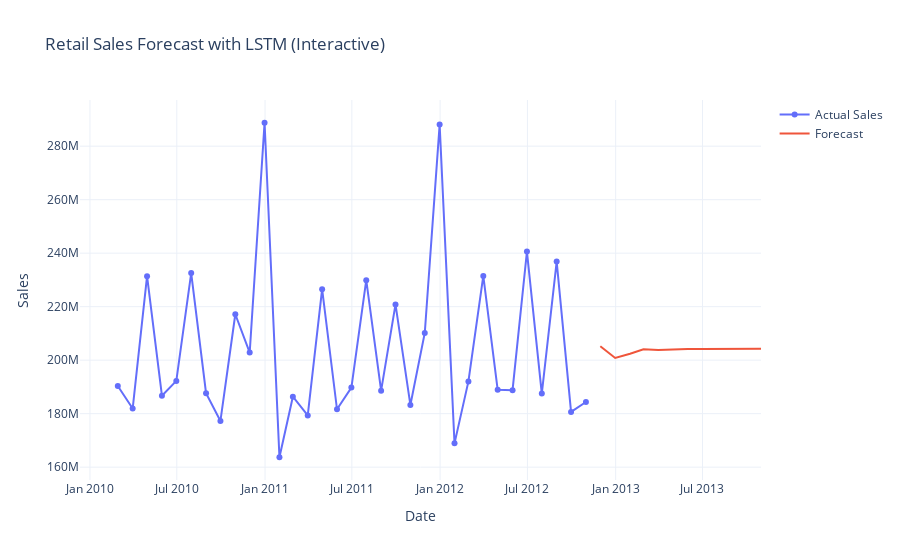

The notebook cell saved with this chart:
### Code cell
import pandas as pd
import numpy as np
import plotly.graph_objs as go
from sklearn.preprocessing import MinMaxScaler
from tensorflow.keras.models import Sequential
from tensorflow.keras.layers import LSTM, Dense

# Load and prepare data
df = pd.read_csv("data/train.csv", parse_dates=["Date"])
df = df.groupby("Date")["Weekly_Sales"].sum().reset_index()
df = df.set_index("Date").resample("M").sum().fillna(method="ffill")

# Normalize data
scaler = MinMaxScaler(feature_range=(0, 1))
scaled_data = scaler.fit_transform(df.values)

# Create sequences for LSTM
def create_dataset(dataset, look_back=1):
    X, Y = [], []
    for i in range(len(dataset) - look_back):
        X.append(dataset[i:(i+look_back), 0])
        Y.append(dataset[i + look_back, 0])
    return np.array(X), np.array(Y)

look_back = 3  # Using 3 months to predict next month
X, y = create_dataset(scaled_data, look_back)

# Reshape input to be [samples, time steps, features]
X = X.reshape((X.shape[0], X.shape[1], 1))

# Build LSTM model
model = Sequential()
model.add(LSTM(50, activation='relu', input_shape=(look_back, 1)))
model.add(Dense(1))
model.compile(optimizer='adam', loss='mse')

# Fit model
model.fit(X, y, epochs=100, verbose=0)

# Predict the next 12 months
predictions = []
last_sequence = scaled_data[-look_back:].reshape(1, look_back, 1)

for _ in range(12):
    pred = model.predict(last_sequence)[0,0]
    predictions.append(pred)
    last_sequence = np.append(last_sequence[:,1:,:], [[[pred]]], axis=1)

# Inverse transform predictions
predictions = scaler.inverse_transform(np.array(predictions).reshape(-1,1))

# Prepare forecast dataframe
forecast_index = pd.date_range(start=df.index[-1] + pd.offsets.MonthEnd(1), periods=12, freq='M')
forecast = pd.DataFrame({'ds': forecast_index, 'yhat': predictions.flatten()})

# Prepare actual data for plotting
actual = df.reset_index()
actual.columns = ['ds', 'y']

# Plotly interactive plot
fig = go.Figure()

fig.add_trace(go.Scatter(x=actual['ds'], y=actual['y'], mode='lines+markers', name='Actual Sales'))
fig.add_trace(go.Scatter(x=forecast['ds'], y=forecast['yhat'], mode='lines', name='Forecast'))

fig.update_layout(
    title='Retail Sales Forecast with LSTM (Interactive)',
    xaxis_title='Date',
    yaxis_title='Sales',
    hovermode='x unified',
    template='plotly_white'
)

fig.show()

### Figure 1 — Plotly figure (JSON) as saved in the notebook; plotly's stock layout.template omitted (floating-point values rounded to 4 significant figures)
{"data": [{"mode": "lines+markers", "name": "Actual Sales", "type": "scatter", "x": ["2010-02-28T00:00:00.000000000", "2010-03-31T00:00:00.000000000", "2010-04-30T00:00:00.000000000", "2010-05-31T00:00:00.000000000", "2010-06-30T00:00:00.000000000", "2010-07-31T00:00:00.000000000", "2010-08-31T00:00:00.000000000", "2010-09-30T00:00:00.000000000", "2010-10-31T00:00:00.000000000", "2010-11-30T00:00:00.000000000", "2010-12-31T00:00:00.000000000", "2011-01-31T00:00:00.000000000", "2011-02-28T00:00:00.000000000", "2011-03-31T00:00:00.000000000", "2011-04-30T00:00:00.000000000", "2011-05-31T00:00:00.000000000", "2011-06-30T00:00:00.000000000", "2011-07-31T00:00:00.000000000", "2011-08-31T00:00:00.000000000", "2011-09-30T00:00:00.000000000", "2011-10-31T00:00:00.000000000", "2011-11-30T00:00:00.000000000", "2011-12-31T00:00:00.000000000", "2012-01-31T00:00:00.000000000", "2012-02-29T00:00:00.000000000", "2012-03-31T00:00:00.000000000", "2012-04-30T00:00:00.000000000", "2012-05-31T00:00:00.000000000", "2012-06-30T00:00:00.000000000", "2012-07-31T00:00:00.000000000", "2012-08-31T00:00:00.000000000", "2012-09-30T00:00:00.000000000", "2012-10-31T00:00:00.000000000"], "y": [190300000.0, 181900000.0, 231400000.0, 186700000.0, 192200000.0, 232600000.0, 187600000.0, 177300000.0, 217200000.0, 202900000.0, 288800000.0, 163700000.0, 186300000.0, 179400000.0, 226500000.0, 181600000.0, 189800000.0, 229900000.0, 188600000.0, 220800000.0, 183300000.0, 210200000.0, 288100000.0, 168900000.0, 192100000.0, 231500000.0, 188900000.0, 188800000.0, 240600000.0, 187500000.0, 236900000.0, 180600000.0, 184400000.0]}, {"mode": "lines", "name": "Forecast", "type": "scatter", "x": ["2012-11-30T00:00:00.000000000", "2012-12-31T00:00:00.000000000", "2013-01-31T00:00:00.000000000", "2013-02-28T00:00:00.000000000", "2013-03-31T00:00:00.000000000", "2013-04-30T00:00:00.000000000", "2013-05-31T00:00:00.000000000", "2013-06-30T00:00:00.000000000", "2013-07-31T00:00:00.000000000", "2013-08-31T00:00:00.000000000", "2013-09-30T00:00:00.000000000", "2013-10-31T00:00:00.000000000"], "y": [205200000.0, 200800000.0, 202400000.0, 204100000.0, 203800000.0, 204000000.0, 204200000.0, 204200000.0, 204200000.0, 204200000.0, 204200000.0, 204200000.0]}], "layout": {"hovermode": "x unified", "title": {"text": "Retail Sales Forecast with LSTM (Interactive)"}, "xaxis": {"title": {"text": "Date"}}, "yaxis": {"title": {"text": "Sales"}}}}
